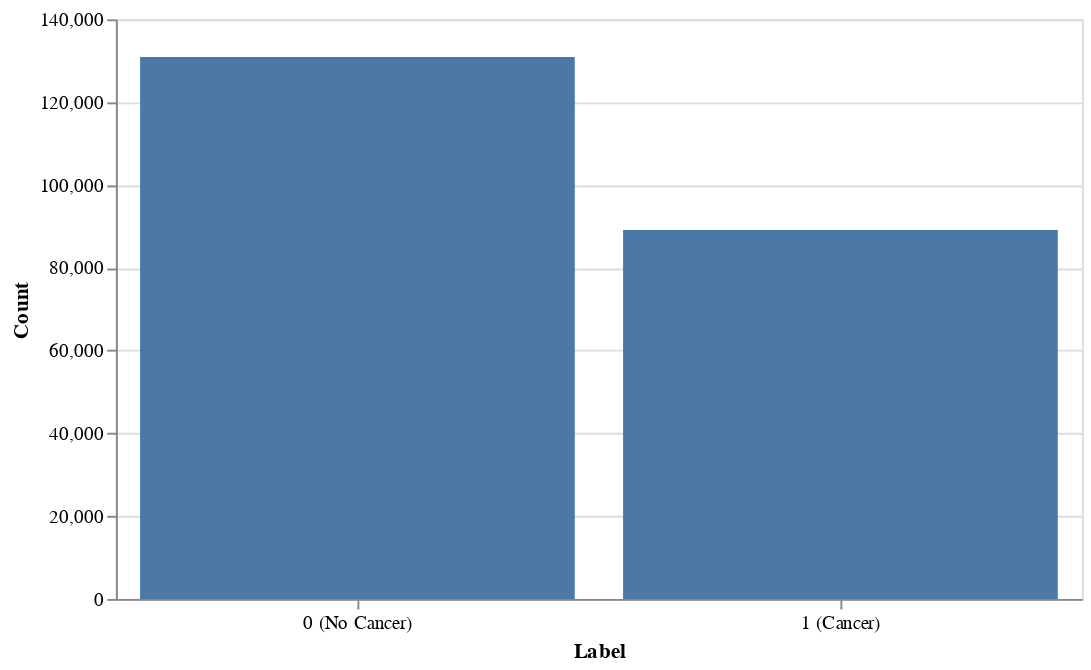

The code cell stored with this chart in its notebook:
### Code cell
# Generate a figure to determine the distribution of training labels
source = pd.DataFrame({
    "Label": ["0 (No Cancer)", "1 (Cancer)"],
    "Count": [sum(METADATA_TRAIN["label"] == 0), sum(METADATA_TRAIN["label"] == 1)]
})


(
    alt.Chart(source)
    .mark_bar()
    .encode(
        x=alt.X("Label:O", axis=alt.Axis(labelAngle=0)),
        y=alt.Y("Count:Q")
    )
    .properties(width=500, height=300)
)

### Figure 1 — Vega-Lite specification as saved in the notebook (floating-point values rounded to 4 significant figures)
{"config": {"view": {"continuousWidth": 400, "continuousHeight": 300}}, "data": {"name": "data-0464e8ff0146a67b05b60f946c3a6358"}, "mark": "bar", "encoding": {"x": {"axis": {"labelAngle": 0}, "field": "Label", "type": "ordinal"}, "y": {"field": "Count", "type": "quantitative"}}, "height": 300, "width": 500, "$schema": "https://vega.github.io/schema/vega-lite/v4.17.0.json", "datasets": {"data-0464e8ff0146a67b05b60f946c3a6358": [{"Label": "0 (No Cancer)", "Count": 130908}, {"Label": "1 (Cancer)", "Count": 89117}]}}
